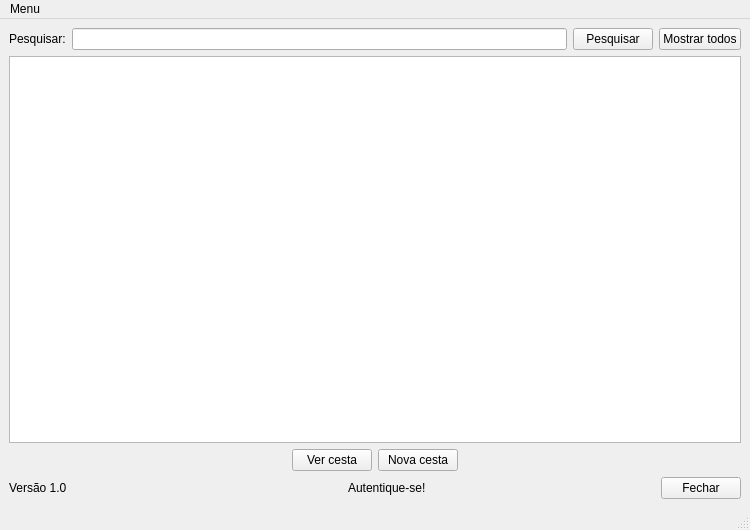
<?xml version="1.0" encoding="UTF-8"?>
<ui version="4.0">
 <class>fm_principal</class>
 <widget class="QMainWindow" name="fm_principal">
  <property name="geometry">
   <rect>
    <x>0</x>
    <y>0</y>
    <width>750</width>
    <height>530</height>
   </rect>
  </property>
  <property name="windowTitle">
   <string>Sistema de gestão de cestas de café da manhã - FCMCestas</string>
  </property>
  <property name="windowIcon">
   <iconset resource="resource_files.qrc">
    <normaloff>:/icons/images/icone.png</normaloff>:/icons/images/icone.png</iconset>
  </property>
  <widget class="QWidget" name="centralwidget">
   <layout class="QGridLayout" name="gridLayout">
    <item row="0" column="0">
     <layout class="QHBoxLayout" name="horizontalLayout">
      <item>
       <widget class="QLabel" name="label_2">
        <property name="text">
         <string>Pesquisar:</string>
        </property>
       </widget>
      </item>
      <item>
       <widget class="QLineEdit" name="lineEdit_pesquisar"/>
      </item>
      <item>
       <widget class="QPushButton" name="pushButton_pesquisar">
        <property name="text">
         <string>Pesquisar</string>
        </property>
       </widget>
      </item>
      <item>
       <widget class="QPushButton" name="pushButton_mostrar_todos">
        <property name="text">
         <string>Mostrar todos</string>
        </property>
       </widget>
      </item>
     </layout>
    </item>
    <item row="1" column="0">
     <widget class="QTableWidget" name="tableWidget_cestas"/>
    </item>
    <item row="2" column="0">
     <layout class="QHBoxLayout" name="horizontalLayout_2">
      <item>
       <spacer name="horizontalSpacer_4">
        <property name="orientation">
         <enum>Qt::Horizontal</enum>
        </property>
        <property name="sizeHint" stdset="0">
         <size>
          <width>40</width>
          <height>20</height>
         </size>
        </property>
       </spacer>
      </item>
      <item>
       <widget class="QPushButton" name="pushButton_ver_cesta">
        <property name="text">
         <string>Ver cesta</string>
        </property>
       </widget>
      </item>
      <item>
       <widget class="QPushButton" name="pushButton_nova_cesta">
        <property name="text">
         <string>Nova cesta</string>
        </property>
       </widget>
      </item>
      <item>
       <spacer name="horizontalSpacer_3">
        <property name="orientation">
         <enum>Qt::Horizontal</enum>
        </property>
        <property name="sizeHint" stdset="0">
         <size>
          <width>40</width>
          <height>20</height>
         </size>
        </property>
       </spacer>
      </item>
     </layout>
    </item>
    <item row="3" column="0">
     <layout class="QHBoxLayout" name="horizontalLayout_3">
      <item>
       <widget class="QLabel" name="label_versao">
        <property name="text">
         <string>Versão 1.0</string>
        </property>
       </widget>
      </item>
      <item>
       <spacer name="horizontalSpacer">
        <property name="orientation">
         <enum>Qt::Horizontal</enum>
        </property>
        <property name="sizeHint" stdset="0">
         <size>
          <width>40</width>
          <height>20</height>
         </size>
        </property>
       </spacer>
      </item>
      <item>
       <widget class="QPushButton" name="pushButton_autenticacao">
        <property name="text">
         <string/>
        </property>
        <property name="icon">
         <iconset resource="resource_files.qrc">
          <normaloff>:/icons/images/close.png</normaloff>:/icons/images/close.png</iconset>
        </property>
        <property name="iconSize">
         <size>
          <width>32</width>
          <height>32</height>
         </size>
        </property>
        <property name="flat">
         <bool>true</bool>
        </property>
       </widget>
      </item>
      <item>
       <widget class="QLabel" name="label_colaborador_logado">
        <property name="text">
         <string>Autentique-se!</string>
        </property>
       </widget>
      </item>
      <item>
       <spacer name="horizontalSpacer_2">
        <property name="orientation">
         <enum>Qt::Horizontal</enum>
        </property>
        <property name="sizeHint" stdset="0">
         <size>
          <width>40</width>
          <height>20</height>
         </size>
        </property>
       </spacer>
      </item>
      <item>
       <widget class="QPushButton" name="pushButton_fechar">
        <property name="text">
         <string>Fechar</string>
        </property>
       </widget>
      </item>
     </layout>
    </item>
   </layout>
  </widget>
  <widget class="QMenuBar" name="menubar">
   <property name="geometry">
    <rect>
     <x>0</x>
     <y>0</y>
     <width>750</width>
     <height>22</height>
    </rect>
   </property>
   <widget class="QMenu" name="menuMenu">
    <property name="title">
     <string>Menu</string>
    </property>
    <addaction name="actionColaboradores"/>
    <addaction name="actionProdutos"/>
    <addaction name="separator"/>
    <addaction name="actionSobre"/>
    <addaction name="actionSair"/>
   </widget>
   <addaction name="menuMenu"/>
  </widget>
  <widget class="QStatusBar" name="statusbar"/>
  <action name="actionSobre">
   <property name="text">
    <string>Sobre</string>
   </property>
  </action>
  <action name="actionSair">
   <property name="text">
    <string>Sair</string>
   </property>
  </action>
  <action name="actionProdutos">
   <property name="text">
    <string>Produtos</string>
   </property>
  </action>
  <action name="actionColaboradores">
   <property name="text">
    <string>Colaboradores</string>
   </property>
  </action>
 </widget>
 <tabstops>
  <tabstop>pushButton_autenticacao</tabstop>
 </tabstops>
 <resources>
  <include location="resource_files.qrc"/>
 </resources>
 <connections/>
</ui>
